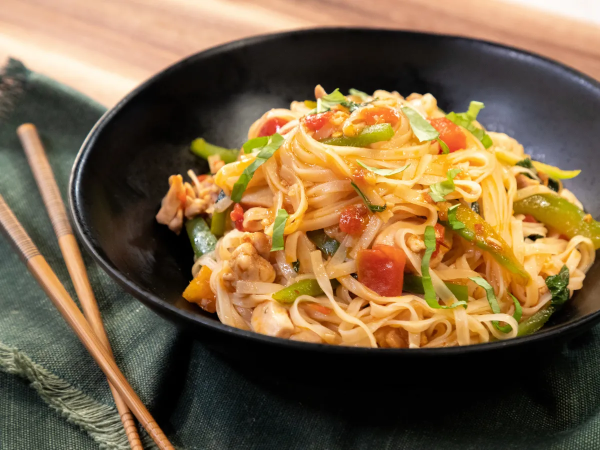
#> input picture NOODLES.webp, 1200 x 900 px, found by its file name (shown at 1/2 size)
$ python lab1.py
#> lines starting #> are read from the running program, lines starting #| are printed output that depends on the picture
import cv2

# Load the image
img = cv2.imread(r"/home/vineeth/Documents/directory_env/digImgProcEnv/DIP_LAB/NOODLES.webp")
#> img is the input picture: shape (900, 1200, 3); mean B, G, R 67, 99.3, 123.1
image = cv2.resize(img, (780,500))
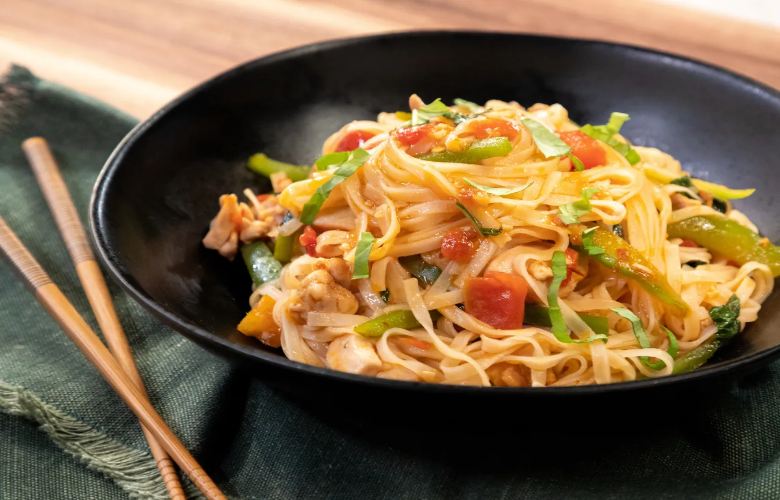
#> image: shape (500, 780, 3); mean B, G, R 66.9, 99.2, 123.1

# Get the dimensions of the image
height, width, _ = image.shape
#> height = 500; width = 780

# Split the image into four quadrants
top_left = image[0:int(height/2), 0:int(width/2)]
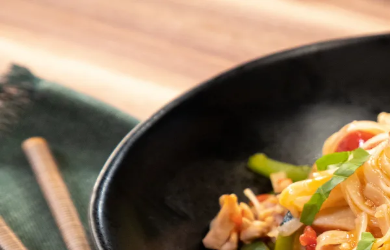
#> top_left: shape (250, 390, 3); mean B, G, R 90.2, 115.7, 137.6
top_right = image[0:int(height/2), int(width/2):width]
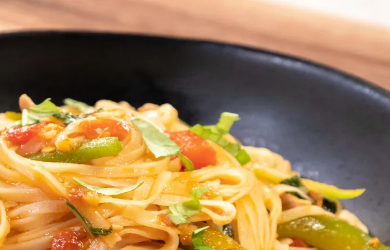
#> top_right: shape (250, 390, 3); mean B, G, R 83.1, 127.9, 162.1
bottom_left = image[int(height/2):height, 0:int(width/2)]
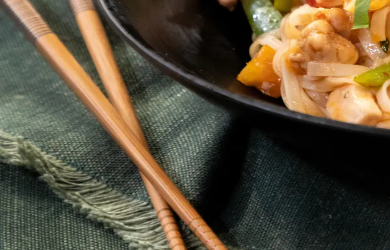
#> bottom_left: shape (250, 390, 3); mean B, G, R 59.1, 80.6, 92.4
bottom_right = image[int(height/2):height, int(width/2):width]
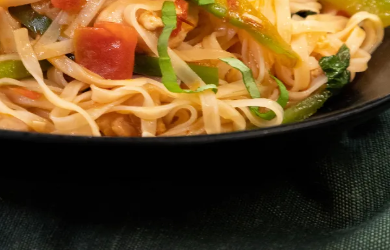
#> bottom_right: shape (250, 390, 3); mean B, G, R 35.2, 72.5, 100.1

# Display the quadrants
cv2.imshow("ORIGINAL IMAGE", image)
cv2.imshow('Top Left', top_left)
cv2.imshow('Top Right', top_right)
cv2.imshow('Bottom Left', bottom_left)
cv2.imshow('Bottom Right', bottom_right)

# Wait for a key press and then close the windows
cv2.waitKey(0)
cv2.destroyAllWindows()
